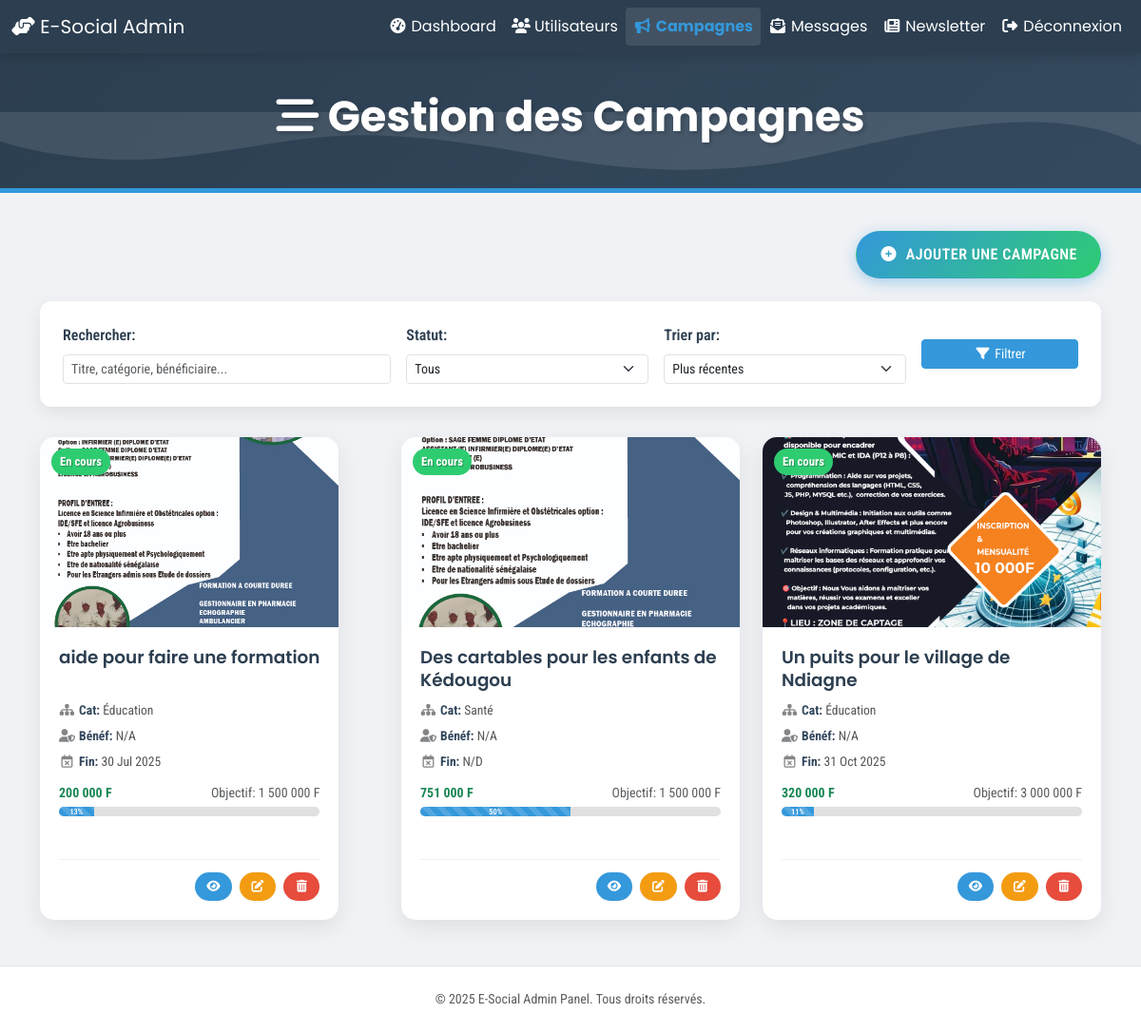
The app's page /traitement/campagne_list.php with its own data.
### tables this page shows
CREATE TABLE IF NOT EXISTS `campagnes` (
  `id` int NOT NULL AUTO_INCREMENT,
  `titre` varchar(255) NOT NULL,
  `description` text NOT NULL,
  `montant_vise` decimal(12,2) NOT NULL,
  `montant_atteint` decimal(12,2) DEFAULT '0.00',
  `date_debut` date DEFAULT NULL,
  `date_fin` date DEFAULT NULL,
  `statut` enum('en cours','terminée','suspendue') DEFAULT 'en cours',
  `categorie_id` int DEFAULT NULL,
  `beneficiaire_id` int DEFAULT NULL,
  `image_campagne` varchar(255) DEFAULT NULL,
  `date_creation` datetime DEFAULT CURRENT_TIMESTAMP,
  PRIMARY KEY (`id`),
  KEY `categorie_id` (`categorie_id`),
  KEY `beneficiaire_id` (`beneficiaire_id`)
);

CREATE TABLE IF NOT EXISTS `categories` (
  `id` int NOT NULL AUTO_INCREMENT,
  `nom_categorie` varchar(100) NOT NULL,
  `description` text,
  PRIMARY KEY (`id`)
);

### traitement/campagne_list.php (the view, shortened to what this page needs)
<?php
$campagnes = [];
$pdo = getPDO();
$defaultImageUrl = URL_IMAGES_CAMPAGNES . 'default.jpg';
$searchTerm = isset($_GET['search']) && function_exists('sanitize') ? sanitize($_GET['search']) : (isset($_GET['search']) ? $_GET['search'] : '');
$filterStatut = isset($_GET['statut']) && function_exists('sanitize') ? sanitize($_GET['statut']) : (isset($_GET['statut']) ? $_GET['statut'] : '');
$sortOrder = isset($_GET['sort']) && function_exists('sanitize') ? sanitize($_GET['sort']) : (isset($_GET['sort']) ? $_GET['sort'] : 'date_creation_desc');
$page = isset($_GET['page']) ? max(1, (int)$_GET['page']) : 1;
$perPage = 9;
$offset = ($page - 1) * $perPage;
$baseSql = "SELECT c.id, c.titre, c.montant_vise, c.montant_atteint, c.date_fin, c.statut, c.image_campagne, c.date_creation,
            cat.nom_categorie, CONCAT(b.prenom, ' ', b.nom) AS nom_beneficiaire
            FROM campagnes c
            LEFT JOIN categories cat ON c.categorie_id = cat.id
            LEFT JOIN beneficiaires b ON c.beneficiaire_id = b.id";
$whereSql = "";
$sql = $baseSql . $whereSql;
switch ($sortOrder) {
    default: $sql .= " ORDER BY c.date_creation DESC";
}
$sql .= " LIMIT :limit OFFSET :offset";
try {
    $stmt = $pdo->prepare($sql);
    $stmt->bindValue(':limit', $perPage, PDO::PARAM_INT);
    $stmt->bindValue(':offset', $offset, PDO::PARAM_INT);
    $stmt->execute();
    $campagnes = $stmt->fetchAll(PDO::FETCH_ASSOC);
} catch (PDOException $e) {
    $error_message = "Erreur lors de la récupération des campagnes : " . $e->getMessage();
}
?>
<!DOCTYPE html>
<html lang="fr">
<head>
    <link href="https://cdn.jsdelivr.net/npm/bootstrap@5.3.3/dist/css/bootstrap.min.css" rel="stylesheet">
    <link rel="stylesheet" href="https://cdnjs.cloudflare.com/ajax/libs/font-awesome/6.5.1/css/all.min.css">
</head>
<body>
    <nav class="navbar navbar-expand-lg admin-navbar sticky-top">
        <div class="container-fluid">
            <a class="navbar-brand" href="<?= htmlspecialchars(BASE_URL . 'public/dashboard.php') ?>"><i class="fas fa-hands-helping"></i> E-Social Admin</a>
            <div class="collapse navbar-collapse" id="adminNav">
                <ul class="navbar-nav ms-auto mb-2 mb-lg-0">
                    <li class="nav-item"><a class="nav-link" href="<?= htmlspecialchars(BASE_URL . 'public/dashboard.php') ?>"><i class="fas fa-tachometer-alt fa-fw me-1"></i>Dashboard</a></li>
                    <li class="nav-item"><a class="nav-link" href="<?= htmlspecialchars(BASE_URL . 'traitement/manage_users.php') ?>"><i class="fas fa-users fa-fw me-1"></i>Utilisateurs</a></li>
                    <li class="nav-item"><a class="nav-link active" aria-current="page" href="<?= htmlspecialchars(BASE_URL . 'traitement/campagne_list.php') ?>"><i class="fas fa-bullhorn fa-fw me-1"></i>Campagnes</a></li>
                    <li class="nav-item"><a class="nav-link" href="<?= htmlspecialchars(BASE_URL . 'traitement/contact_view_messages.php') ?>"><i class="fas fa-envelope-open-text fa-fw me-1"></i>Messages</a></li>
                    <li class="nav-item"><a class="nav-link" href="<?= htmlspecialchars(BASE_URL . 'traitement/newsletter_list.php') ?>"><i class="fas fa-newspaper fa-fw me-1"></i>Newsletter</a></li>
                    <li class="nav-item"><a class="nav-link" href="<?= htmlspecialchars(BASE_URL . 'traitement/logout.php') ?>"><i class="fas fa-sign-out-alt fa-fw me-1"></i>Déconnexion</a></li>
                </ul>
            </div>
        </div>
    </nav>
    <header class="page-header">
        <div class="container">
            <h1><i class="fas fa-stream"></i> Gestion des Campagnes</h1>
        </div>
    </header>
    <div class="container mt-4">
        <div class="d-flex justify-content-end mb-4">
             <a href="<?= htmlspecialchars(BASE_URL . 'traitement/campagne_form.php') ?>" class="btn btn-add-campaign">
                <i class="fas fa-plus-circle fa-fw me-2"></i>Ajouter une Campagne
            </a>
        </div>
        <div class="filter-section">
            <form method="GET" action="campagne_list.php" class="row g-3 align-items-center">
                <div class="col-md-4 col-sm-12">
                    <label for="search" class="form-label">Rechercher:</label>
                    <input type="text" class="form-control form-control-sm" id="search" name="search" value="<?= htmlspecialchars($searchTerm) ?>" placeholder="Titre, catégorie, bénéficiaire...">
                </div>
                <div class="col-md-3 col-sm-6">
                    <label for="statut" class="form-label">Statut:</label>
                    <select class="form-select form-select-sm" id="statut" name="statut">
                        <option value="">Tous</option>
                    </select>
                </div>
                <div class="col-md-3 col-sm-6">
                    <label for="sort" class="form-label">Trier par:</label>
                    <select class="form-select form-select-sm" id="sort" name="sort">
                        <option value="date_creation_desc" <?= $sortOrder === 'date_creation_desc' ? 'selected' : '' ?>>Plus récentes</option>
                    </select>
                </div>
                <div class="col-md-2 col-sm-12 d-grid">
                    <button type="submit" class="btn btn-primary btn-sm"><i class="fas fa-filter fa-fw me-1"></i>Filtrer</button>
                </div>
            </form>
        </div>
        <?php if (empty($campagnes)): ?>
            <div class="no-campaigns">
                <i class="fas fa-folder-open"></i>
                <h4>Aucune campagne trouvée.</h4>
                <p>
                    <?php if (!empty($searchTerm) || !empty($filterStatut)): ?>
                        Essayez d'ajuster vos filtres ou <a href="campagne_list.php" class="text-decoration-underline">réinitialisez-les</a>.
                    <?php else: ?>
                        Commencez par <a href="<?= htmlspecialchars(BASE_URL . 'traitement/campagne_form.php') ?>" class="text-decoration-underline">ajouter une nouvelle campagne</a> !
                    <?php endif; ?>
                </p>
            </div>
        <?php else: ?>
            <div class="row row-cols-1 row-cols-md-2 row-cols-lg-3 g-4">
                <?php foreach ($campagnes as $camp):
                    $pourcentage = ($camp['montant_vise'] > 0) ? min(100, (floatval($camp['montant_atteint']) / floatval($camp['montant_vise'])) * 100) : 0;
                    $imageToDisplay = $defaultImageUrl;
                    if (!empty($camp['image_campagne']) && file_exists(CHEMIN_IMAGES_CAMPAGNES . $camp['image_campagne'])) {
                        $imageToDisplay = URL_IMAGES_CAMPAGNES . htmlspecialchars($camp['image_campagne']);
                    }
                    $statutClass = '';
                    $statutText = ucfirst(htmlspecialchars($camp['statut']));
                    switch ($camp['statut']) {
                        case 'en cours': $statutClass = 'statut-en-cours'; break;
                    }
                ?>
                <div class="col d-flex align-items-stretch">
                    <div class="campaign-card">
                        <div class="campaign-image-wrapper">
                            <img src="<?= $imageToDisplay ?>" alt="Image de <?= htmlspecialchars($camp['titre']) ?>" loading="lazy" onload="this.classList.add('loaded')">
                            <span class="campaign-status-badge <?= $statutClass ?>"><?= $statutText ?></span>
                        </div>
                        <div class="campaign-card-body">
                            <h5 class="campaign-card-title" title="<?= htmlspecialchars($camp['titre']) ?>"><?= htmlspecialchars(mb_strimwidth($camp['titre'], 0, 50, "...")) ?></h5>
                            <div class="campaign-details">
                                <p><i class="fas fa-sitemap fa-fw me-1 text-muted opacity-75"></i><strong>Cat:</strong> <?= htmlspecialchars($camp['nom_categorie'] ?? 'N/A') ?></p>
                                <p><i class="fas fa-user-shield fa-fw me-1 text-muted opacity-75"></i><strong>Bénéf:</strong> <?= htmlspecialchars($camp['nom_beneficiaire'] ?? 'N/A') ?></p>
                                <p><i class="far fa-calendar-times fa-fw me-1 text-muted opacity-75"></i><strong>Fin:</strong> <?= $camp['date_fin'] ? htmlspecialchars(date("d M Y", strtotime($camp['date_fin']))) : 'N/D' ?></p>
                                <div class="progress-container">
                                    <div class="d-flex justify-content-between small mb-1">
                                        <span class="text-success fw-bold"><?= number_format(floatval($camp['montant_atteint']), 0, ',', ' ') ?> F</span>
                                        <span class="text-muted">Objectif: <?= number_format(floatval($camp['montant_vise']), 0, ',', ' ') ?> F</span>
                                    </div>
                                    <div class="progress" role="progressbar" aria-label="Progression de la campagne <?= htmlspecialchars($camp['titre']) ?>" aria-valuenow="<?= $pourcentage ?>" aria-valuemin="0" aria-valuemax="100">
                                        <div class="progress-bar progress-bar-striped progress-bar-animated" style="width: <?= $pourcentage ?>%;"><?= round($pourcentage) ?>%</div>
                                    </div>
                                </div>
                            </div>
                            <div class="campaign-actions">
                                <a href="<?= htmlspecialchars(BASE_URL . 'public/campagne.php?id=' . (int)$camp['id']) ?>" class="btn btn-view" title="Voir la campagne publiquement" target="_blank"><i class="fas fa-eye fa-fw"></i></a>
                                <a href="<?= htmlspecialchars(BASE_URL . 'traitement/campagne_update.php?id=' . (int)$camp['id']) ?>" class="btn btn-edit" title="Modifier la campagne"><i class="fas fa-edit fa-fw"></i></a>
                                <button type="button" class="btn btn-delete" title="Supprimer la campagne" onclick="confirmDeleteCampaign(<?= (int)$camp['id'] ?>, '<?= htmlspecialchars(addslashes($camp['titre'])) ?>')">
                                    <i class="fas fa-trash-alt fa-fw"></i>
                                </button>
                            </div>
                        </div>
                    </div>
                </div>
                <?php endforeach; ?>
            </div>
        <?php endif; ?>
    </div>
    <footer class="text-center p-4 mt-5 border-top bg-white text-muted">
        <p class="mb-0 small">© <?= date("Y") ?> E-Social Admin Panel. Tous droits réservés.</p>
    </footer>
</body>
</html>

### traitement/campagne_list.php (style rules this page uses)
:root { --admin-primary: #2c3e50; --admin-secondary: #34495e; --admin-light: #f0f2f5; --admin-accent: #3498db; --admin-success: #2ecc71; --admin-warning: #f39c12; --admin-danger: #e74c3c; --card-bg: #ffffff; --card-shadow: rgba(0, 0, 0, 0.08); --card-hover-shadow: rgba(0, 0, 0, 0.15); }
body { font-family: 'Roboto Condensed', sans-serif; background-color: var(--admin-light); color: var(--admin-secondary); }
.admin-navbar { background-color: var(--admin-primary); box-shadow: 0 4px 12px rgba(0,0,0,.15); }
.admin-navbar .navbar-brand, .admin-navbar .nav-link { color: white; font-family: 'Poppins', sans-serif; transition: color 0.3s ease; }
.admin-navbar .nav-link.active { font-weight: 700; color: var(--admin-accent); background-color: rgba(255,255,255,0.1); border-radius: 0.25rem; }
.page-header { background: linear-gradient(135deg, var(--admin-primary) 0%, var(--admin-secondary) 100%); color: white; padding: 2.5rem 1rem; margin-bottom: 2.5rem; text-align: center; border-bottom: 5px solid var(--admin-accent); position: relative; overflow: hidden; }
.page-header::before { content: ""; position: absolute; bottom: 0; left: 0; width: 100%; height: 80px; background-repeat: no-repeat; background-position: bottom; background-size: cover; }
.page-header h1 { font-family: 'Poppins', sans-serif; font-weight: 700; font-size: 2.5rem; text-shadow: 2px 2px 4px rgba(0,0,0,0.2); position: relative; z-index: 1; }
@media (min-width: 768px) { .page-header h1 { font-size: 2.8rem; } }
.filter-section { background-color: var(--card-bg); padding: 1.5rem; border-radius: 12px; margin-bottom: 2rem; box-shadow: 0 6px 18px var(--card-shadow); }
.filter-section .form-label { font-weight: 600; color: var(--admin-primary); }
.filter-section .btn-primary { background-color: var(--admin-accent); border-color: var(--admin-accent); }
.campaign-card { background-color: var(--card-bg); border-radius: 15px; box-shadow: 0 8px 25px var(--card-shadow); margin-bottom: 2rem; overflow: hidden; transition: transform 0.3s ease, box-shadow 0.3s ease; display: flex; flex-direction: column; height: 100%; }
.campaign-image-wrapper { height: 200px; overflow: hidden; position: relative; background-color: #e9ecef; }
.campaign-image-wrapper img { width: 100%; height: 100%; object-fit: cover; transition: transform 0.5s ease, opacity 0.5s ease; opacity: 0; }
.campaign-image-wrapper img.loaded { opacity: 1; }
.campaign-status-badge { position: absolute; top: 12px; left: 12px; padding: .35em .7em; border-radius: 20px; font-size: 0.8em; font-weight: 700; color: white; text-shadow: 1px 1px 1px rgba(0,0,0,0.3); z-index: 1; }
.statut-en-cours { background-color: var(--admin-success); }
.campaign-card-body { padding: 1.25rem; flex-grow: 1; display: flex; flex-direction: column; }
.campaign-card-title { font-family: 'Poppins', sans-serif; font-weight: 600; color: var(--admin-primary); margin-bottom: 0.6rem; font-size: 1.15rem; line-height: 1.3; min-height: 2.6em; }
.campaign-details p { margin-bottom: 0.4rem; font-size: 0.85rem; color: #555; }
.campaign-details strong { color: var(--admin-secondary); }
.progress-container { margin: 0.8rem 0; }
.progress { height: 10px; border-radius: 5px; background-color: #e0e0e0; }
.progress-bar { font-weight: 600; background-color: var(--admin-accent); font-size: 0.7em; line-height: 10px; }
.campaign-actions { margin-top: auto; padding-top: 0.8rem; border-top: 1px solid #eee; display: flex; justify-content: flex-end; gap: 0.5rem; }
.campaign-actions .btn { font-size: 0.8rem; padding: .35rem .7rem; border-radius: 18px; transition: all 0.2s ease; box-shadow: 0 1px 3px rgba(0,0,0,0.05); }
.btn-edit { background-color: var(--admin-warning); color: #fff; border: none; }
.btn-delete { background-color: var(--admin-danger); color: #fff; border: none; }
.btn-view { background-color: var(--admin-accent); color: #fff; border: none; }
.btn-add-campaign { background: linear-gradient(135deg, var(--admin-accent) 0%, var(--admin-success) 100%); color: white; font-weight: 600; border-radius: 50px; padding: 0.75rem 1.5rem; box-shadow: 0 4px 15px rgba(52, 152, 219, 0.4); transition: all 0.3s ease; text-transform: uppercase; letter-spacing: 0.5px; }

### records on screen
campagnes: image_campagne (picture), statut "En cours", titre "aide pour faire une formation", categorie.nom_categorie "Éducation", nom_beneficiaire "N/A", date_fin "30 Jul 2025", montant_atteint "200 000", montant_vise "1 500 000", pourcentage "13"
campagnes: image_campagne (picture), statut "En cours", titre "Des cartables pour les enfants de Kédougou", categorie.nom_categorie "Santé", nom_beneficiaire "N/A", shows "N/D", montant_atteint "751 000", montant_vise "1 500 000", pourcentage "50"
campagnes: image_campagne (picture), statut "En cours", titre "Un puits pour le village de Ndiagne", categorie.nom_categorie "Éducation", nom_beneficiaire "N/A", date_fin "31 Oct 2025", montant_atteint "320 000", montant_vise "3 000 000", pourcentage "11"
